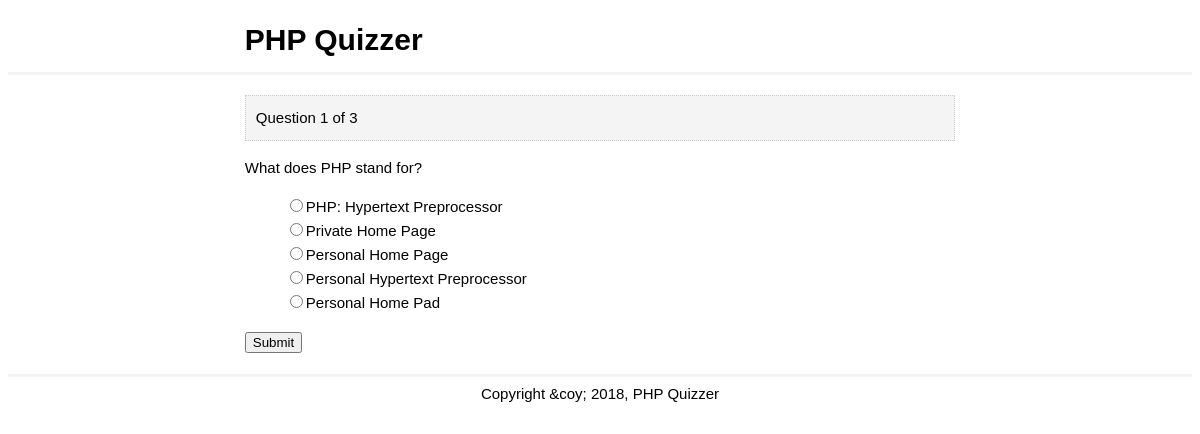
Page /Project2_Quizzer/question.php?n=1 on the committed database.
### tables this page shows
CREATE TABLE `questions` (
  `question_number` int(11) NOT NULL,
  `text` text NOT NULL
);

CREATE TABLE `choices` (
  `id` int(11) NOT NULL,
  `question_number` int(11) NOT NULL,
  `is_correct` tinyint(1) NOT NULL DEFAULT '0',
  `text` text NOT NULL
);

### Project2_Quizzer/question.php (the view, shortened to what this page needs)
<?php include 'database.php'; ?>
<?php
    $number = (int) $_GET['n'];
    $query = "SELECT * FROM questions";
    $results = $mysqli->query($query) or die($mysqli->error. __LINE__);
    $total = $results->num_rows;
    $query = "SELECT * FROM `questions`
                WHERE question_number = $number";
    $result = $mysqli->query($query) or die($mysqli->error. __LINE__);
    $question = $result->fetch_assoc();
    $query = "SELECT * FROM `choices`
                WHERE question_number = $number";
    $choices = $mysqli->query($query) or die($mysqli_error. __LINE__);
?>
<!DOCTYPE html>
<html lang="en">
<head>
    <link rel="stylesheet" href="css/style.css" type="text/css">
</head>
<body>
    <header>
        <div class="container">
            <h1>PHP Quizzer</h1>
        </div>
    </header>
    <main>
        <div class="container">
            <div class="current">Question <?php echo $question['question_number']; ?> of <?php echo $total; ?></div>
            <p class="question">
                <?php echo $question['text']; ?>
            </p>
            <form action="process.php" method="post">
                <ul class="choises">
                    <?php while ($row = $choices->fetch_assoc()): ?>
                        <li><input name="choice" type="radio" value="<?php echo $row['id']; ?>"><?php echo $row['text'] ?></li>
                    <?php endwhile; ?>
                </ul>
                <input type="submit" vlaue="Submit">
            </form>
        </div>
    </main>
    <footer>
        <div class="container">
            Copyright &coy; 2018, PHP Quizzer
        </div>
    </footer>
</body>
</html>

### Project2_Quizzer/css/style.css (style rules this page uses)
body { font-family: arial; font-size: 15px; line-height: 1.6em; }
li { list-style: none; }
.container { width: 60%; margin: 0 auto; overflow: auto; }
header { border-bottom: 3px #f4f4f4 solid; }
footer { border-top: 3px #f4f4f4 solid; text-align: center; padding-top: 5px; }
main { padding-bottom: 20px; }
.current { padding: 10px; background: #f4f4f4; border: #ccc dotted 1px; margin: 20px 0 0px 0; }

### rows in the picture
questions: question_number "1", text "What does PHP stand for?"
choices: text "PHP: Hypertext Preprocessor"
choices: text "Private Home Page"
choices: text "Personal Home Page"
choices: text "Personal Hypertext Preprocessor"
choices: text "Personal Home Pad"

### other values in the picture
$total "3"
